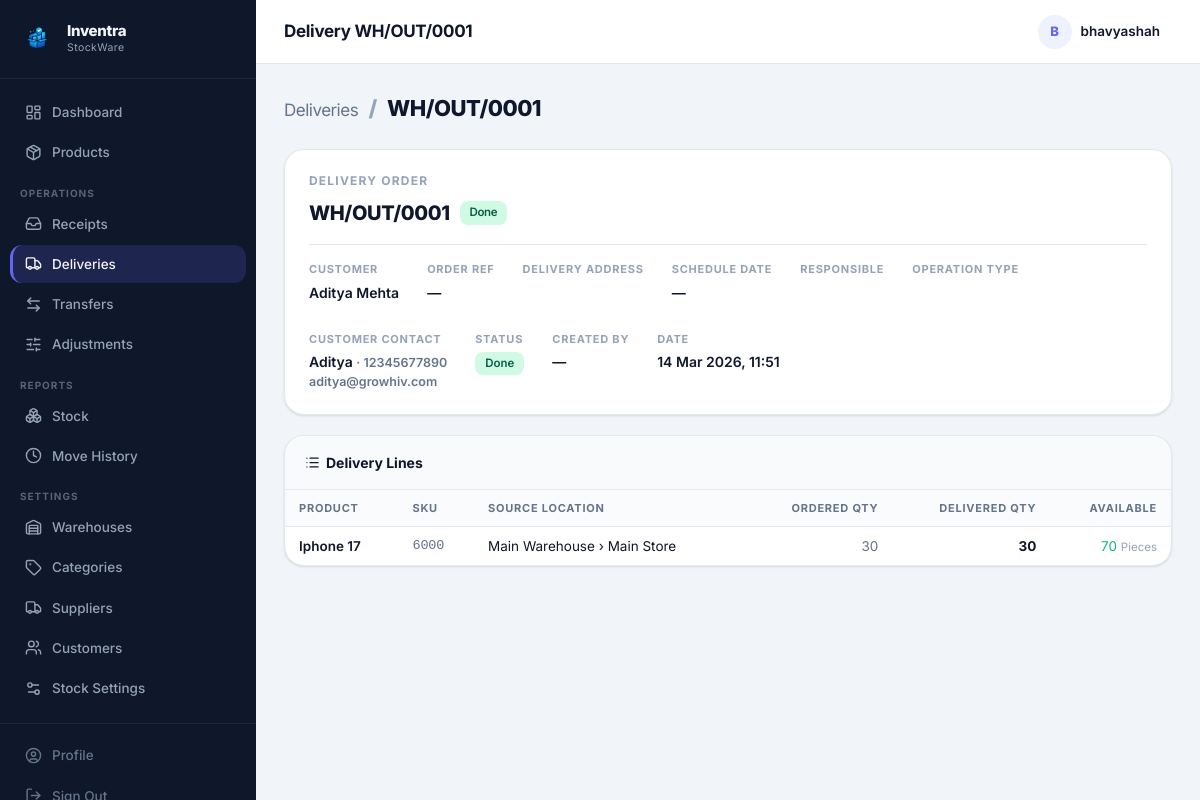
/deliveries.php?id=1 (signed in), run on the app's committed database.
### tables this page shows
CREATE TABLE deliveries (
            id         INTEGER PRIMARY KEY AUTOINCREMENT,
            reference  TEXT UNIQUE NOT NULL,
            customer_id INTEGER,
            customer   TEXT DEFAULT '',
            order_reference TEXT DEFAULT '',
            status     TEXT DEFAULT 'Draft',
            notes      TEXT DEFAULT '',
            delivery_address TEXT DEFAULT '',
            schedule_date TEXT,
            responsible TEXT DEFAULT '',
            operation_type TEXT DEFAULT '',
            created_by INTEGER,
            created_at DATETIME DEFAULT CURRENT_TIMESTAMP,
            updated_at DATETIME DEFAULT CURRENT_TIMESTAMP,
            FOREIGN KEY (customer_id) REFERENCES customers(id),
            FOREIGN KEY (created_by) REFERENCES users(id)
        );

CREATE TABLE delivery_items (
            id            INTEGER PRIMARY KEY AUTOINCREMENT,
            delivery_id   INTEGER NOT NULL,
            product_id    INTEGER NOT NULL,
            location_id   INTEGER,
            qty_ordered   REAL DEFAULT 0,
            qty_delivered REAL DEFAULT 0,
            FOREIGN KEY (delivery_id)  REFERENCES deliveries(id)  ON DELETE CASCADE,
            FOREIGN KEY (product_id)   REFERENCES products(id),
            FOREIGN KEY (location_id)  REFERENCES locations(id)
        );

CREATE TABLE products (
            id              INTEGER PRIMARY KEY AUTOINCREMENT,
            name            TEXT NOT NULL,
            sku             TEXT UNIQUE NOT NULL,
            category_id     INTEGER,
            unit_of_measure TEXT DEFAULT 'Units',
            reorder_qty     REAL DEFAULT 0,
            description     TEXT DEFAULT '',
            active          INTEGER DEFAULT 1,
            created_at      DATETIME DEFAULT CURRENT_TIMESTAMP,
            FOREIGN KEY (category_id) REFERENCES product_categories(id)
        );

### deliveries.php (the view, shortened to what this page needs)
<?php
require_once 'includes/functions.php';
$db        = getDB();
$detailId = isset($_GET['id']) ? (int)$_GET['id'] : 0;
if ($detailId) {
    $stmt = $db->prepare('SELECT d.*, u.name creator,
                                 c.name customer_name,
                                 c.contact_person customer_contact,
                                 c.phone customer_phone,
                                 c.email customer_email,
                                 c.address customer_address
                          FROM deliveries d
                          LEFT JOIN users u ON u.id = d.created_by
                          LEFT JOIN customers c ON c.id = d.customer_id
                          WHERE d.id=?');
    $stmt->execute([$detailId]);
    $delivery = $stmt->fetch();
    $dItems = $db->prepare('SELECT di.*, p.name prod_name, p.sku prod_sku, p.unit_of_measure,
                                   l.name loc_name, w.name wh_name
                            FROM delivery_items di
                            JOIN products p  ON p.id  = di.product_id
                            LEFT JOIN locations l ON l.id = di.location_id
                            LEFT JOIN warehouses w ON w.id = l.warehouse_id
                            WHERE di.delivery_id = ?
                            ORDER BY di.id');
    $dItems->execute([$detailId]);
                $items     = $dItems->fetchAll();
}
              $locations = allLocations();
include 'includes/header.php';
?>
<?php if ($detailId && isset($delivery)): ?>
<div class="page-header">
  <div class="page-header-text">
    <h1>
      <a href="deliveries.php" style="color:var(--text-secondary);text-decoration:none;font-weight:400;font-size:17px;">Deliveries</a>
      <span style="color:var(--text-muted);margin:0 6px;">/</span>
      <?= e($delivery['reference']) ?>
    </h1>
  </div>
</div>
<?php $editable = !in_array($delivery['status'], ['Done','Canceled'], true); ?>
<div class="detail-header-card">
  <div class="detail-ref">Delivery Order</div>
  <div class="detail-title"><?= e($delivery['reference']) ?> <?= statusBadge($delivery['status']) ?></div>
  <div class="detail-meta">
    <div class="detail-meta-item"><label>Customer</label><div class="value"><?= e($delivery['customer'] ?: '—') ?></div></div>
    <div class="detail-meta-item"><label>Order Ref</label><div class="value"><?= e($delivery['order_reference'] ?: '—') ?></div></div>
    <div class="detail-meta-item"><label>Delivery Address</label><div class="value"><?= e($delivery['delivery_address'] ?? '—') ?></div></div>
    <div class="detail-meta-item"><label>Schedule Date</label><div class="value"><?= $delivery['schedule_date'] ? date('d M Y', strtotime($delivery['schedule_date'])) : '—' ?></div></div>
    <div class="detail-meta-item"><label>Responsible</label><div class="value"><?= e($delivery['responsible'] ?? '—') ?></div></div>
    <div class="detail-meta-item"><label>Operation Type</label><div class="value"><?= e($delivery['operation_type'] ?? '—') ?></div></div>
    <div class="detail-meta-item">
      <label>Customer Contact</label>
      <div class="value">
        <?php if ($delivery['customer_contact'] || $delivery['customer_phone'] || $delivery['customer_email']): ?>
          <?= e($delivery['customer_contact'] ?: '') ?>
          <?php if ($delivery['customer_phone']): ?>
            <span class="text-secondary text-sm"> · <?= e($delivery['customer_phone']) ?></span>
          <?php endif; ?>
          <?php if ($delivery['customer_email']): ?>
            <div class="text-secondary text-sm"><?= e($delivery['customer_email']) ?></div>
          <?php endif; ?>
        <?php else: ?>
          —
        <?php endif; ?>
      </div>
    </div>
    <div class="detail-meta-item"><label>Status</label><div class="value"><?= statusBadge($delivery['status']) ?></div></div>
    <div class="detail-meta-item"><label>Created By</label><div class="value"><?= e($delivery['creator'] ?? '—') ?></div></div>
    <div class="detail-meta-item"><label>Date</label><div class="value"><?= date('d M Y, H:i', strtotime($delivery['created_at'])) ?></div></div>
  </div>
</div>
<div class="items-section">
  <div class="items-section-header">
    <span class="items-section-title"><i data-lucide="list" style="width:15px;height:15px;vertical-align:-2px;margin-right:6px;"></i>Delivery Lines</span>
  </div>
  <?php if (empty($items)): ?>
  <div class="empty-state"><div class="empty-icon"><i data-lucide="package"></i></div><h3>No products added</h3><p>Add products to deliver.</p></div>
  <?php else: ?>
  <form method="POST" action="deliveries.php">
    <table class="items-table">
      <thead>
        <tr>
          <th>Product</th>
          <th>SKU</th>
          <th>Source Location</th>
          <th style="text-align:right;">Ordered Qty</th>
          <th style="text-align:right;">Delivered Qty</th>
          <th style="text-align:right;">Available</th>
        </tr>
      </thead>
      <tbody>
        <?php foreach ($items as $item): ?>
        <?php $avail = $item['location_id'] ? stockQty((int)$item['product_id'], (int)$item['location_id']) : stockQty((int)$item['product_id']); ?>
        <tr>
          <td class="fw-600"><?= e($item['prod_name']) ?></td>
          <td class="font-mono text-secondary"><?= e($item['prod_sku']) ?></td>
          <td>
            <?php if ($editable): ?>
            <select name="items[<?= $item['id'] ?>][location_id]" class="form-control" style="min-width:150px;">
              <option value="">— Location —</option>
              <?php foreach ($locations as $loc): ?>
              <option value="<?= $loc['id'] ?>" <?= $item['location_id'] == $loc['id'] ? 'selected' : '' ?>>
                <?= e($loc['wh_name']) ?> › <?= e($loc['name']) ?>
              </option>
              <?php endforeach; ?>
            </select>
            <?php else: ?>
              <?= $item['wh_name'] ? e($item['wh_name'] . ' › ' . $item['loc_name']) : '—' ?>
            <?php endif; ?>
          </td>
          <td style="text-align:right;" class="text-secondary"><?= $item['qty_ordered'] ?></td>
          <td style="text-align:right;">
            <?php if ($editable): ?>
            <input type="number" name="items[<?= $item['id'] ?>][qty_delivered]"
                   class="form-control" style="width:100px;text-align:right;"
                   value="<?= $item['qty_delivered'] ?>" min="0" step="0.01">
            <?php else: ?><strong><?= $item['qty_delivered'] ?></strong><?php endif; ?>
          </td>
          <td style="text-align:right;">
            <?php if ($avail <= 0): ?>
              <span class="stock-zero"><?= $avail ?></span>
            <?php else: ?>
              <span class="stock-ok"><?= $avail ?></span>
            <?php endif; ?>
            <span class="text-muted text-xs"> <?= e($item['unit_of_measure']) ?></span>
          </td>
        </tr>
        <?php endforeach; ?>
      </tbody>
    </table>
  </form>
  <?php endif; ?>
</div>
<?php endif; ?>
<?php include 'includes/footer.php'; ?>

### includes/functions.php (shortened to what this page needs)
<?php
function e(mixed $v): string
{
    return htmlspecialchars((string)$v, ENT_QUOTES | ENT_SUBSTITUTE, 'UTF-8');
}
function statusBadge(string $status): string
{
    $map = [
        'Draft'    => 'badge-gray',
        'Waiting'  => 'badge-yellow',
        'Picked'   => 'badge-yellow',
        'Ready'    => 'badge-blue',
        'Packed'   => 'badge-blue',
        'Done'     => 'badge-green',
        'Canceled' => 'badge-red',
    ];
    $cls = $map[$status] ?? 'badge-gray';
    return '<span class="badge ' . $cls . '">' . e($status) . '</span>';
}
function stockQty(int $productId, ?int $locationId = null): float
{
    $db = getDB();
    if ($locationId !== null) {
        $st = $db->prepare("SELECT COALESCE(qty,0) FROM stock_levels WHERE product_id=? AND location_id=?");
        $st->execute([$productId, $locationId]);
    } else {
        $st = $db->prepare("SELECT COALESCE(SUM(qty),0) FROM stock_levels WHERE product_id=?");
        $st->execute([$productId]);
    }
    return (float)$st->fetchColumn();
}

### data on the page
deliveries: reference "WH/OUT/0001", status "Done Done", customer "Aditya Mehta", order_reference "—", created_at "14 Mar 2026, 11:51"
delivery_items: prod_name "Iphone 17", prod_sku "6000", loc_name "Main Warehouse › Main Store", qty_ordered "30", qty_delivered "30", avail "70", product.unit_of_measure "Pieces"

### other printed values
$item['label'] "Dashboard"
$item['label'] "Products"
$item['section'] "OPERATIONS"
$item['label'] "Receipts"
$item['label'] "Deliveries"
$item['label'] "Transfers"
$item['label'] "Adjustments"
$item['section'] "REPORTS"
$item['label'] "Stock"
$item['label'] "Move History"
$item['section'] "SETTINGS"
$item['label'] "Warehouses"
$item['label'] "Categories"
$item['label'] "Suppliers"
$item['label'] "Customers"
